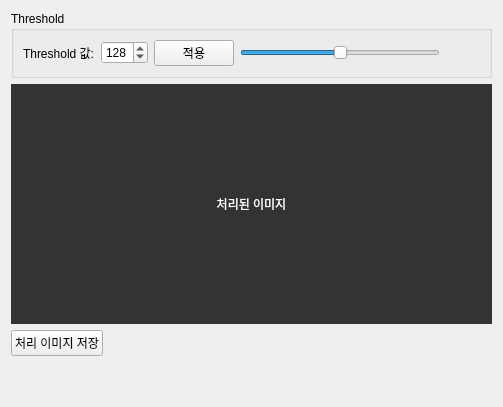
          <widget class="QWidget" name="tab_imageProcessing">
           <attribute name="title">
            <string>Image Processing</string>
           </attribute>
           <layout class="QVBoxLayout" name="verticalLayout_imageProcessing">
            <!-- Threshold 설정 -->
            <item>
             <widget class="QGroupBox" name="groupBox_threshold">
              <property name="title">
               <string>Threshold</string>
              </property>
              <layout class="QHBoxLayout" name="horizontalLayout_threshold">
               <item>
                <widget class="QLabel" name="label_thresholdValue">
                 <property name="text">
                  <string>Threshold 값:</string>
                 </property>
                </widget>
               </item>
               <item>
                <widget class="QSpinBox" name="spinBox_thresholdValue">
                 <property name="minimum">
                  <number>0</number>
                 </property>
                 <property name="maximum">
                  <number>255</number>
                 </property>
                 <property name="value">
                  <number>128</number>
                 </property>
                </widget>
               </item>
               <item>
                <widget class="QPushButton" name="pushButton_applyThreshold">
                 <property name="text">
                  <string>적용</string>
                 </property>
                </widget>
               </item>
               <item>
                <widget class="QSlider" name="horizontalSlider_threshold">
                 <property name="minimum">
                  <number>0</number>
                 </property>
                 <property name="maximum">
                  <number>255</number>
                 </property>
                 <property name="value">
                  <number>128</number>
                 </property>
                 <property name="orientation">
                  <enum>Qt::Horizontal</enum>
                 </property>
                 <property name="minimumSize">
                  <size>
                   <width>200</width>
                   <height>0</height>
                  </size>
                 </property>
                </widget>
               </item>
               <item>
                <spacer name="horizontalSpacer_threshold">
                 <property name="orientation">
                  <enum>Qt::Horizontal</enum>
                 </property>
                 <property name="sizeHint" stdset="0">
                  <size>
                   <width>40</width>
                   <height>20</height>
                  </size>
                 </property>
                </spacer>
               </item>
              </layout>
             </widget>
            </item>
            <!-- 처리된 이미지 표시 -->
            <item>
             <widget class="QLabel" name="label_processedImage">
              <property name="minimumSize">
               <size>
                <width>320</width>
                <height>240</height>
               </size>
              </property>
              <property name="text">
               <string>처리된 이미지</string>
              </property>
              <property name="alignment">
               <set>Qt::AlignCenter</set>
              </property>
              <property name="styleSheet">
               <string>background-color: #333; color: white;</string>
              </property>
             </widget>
            </item>
            <!-- 저장 버튼 -->
            <item>
             <layout class="QHBoxLayout" name="horizontalLayout_saveProcessed">
              <item>
               <widget class="QPushButton" name="pushButton_saveProcessedImage">
                <property name="text">
                 <string>처리 이미지 저장</string>
                </property>
               </widget>
              </item>
              <item>
               <spacer name="horizontalSpacer_saveProcessed">
                <property name="orientation">
                 <enum>Qt::Horizontal</enum>
                </property>
                <property name="sizeHint" stdset="0">
                 <size>
                  <width>40</width>
                  <height>20</height>
                 </size>
                </property>
               </spacer>
              </item>
             </layout>
            </item>
            <item>
             <spacer name="verticalSpacer_imageProcessing">
              <property name="orientation">
               <enum>Qt::Vertical</enum>
              </property>
              <property name="sizeHint" stdset="0">
               <size>
                <width>20</width>
                <height>40</height>
               </size>
              </property>
             </spacer>
            </item>
           </layout>
          </widget>
